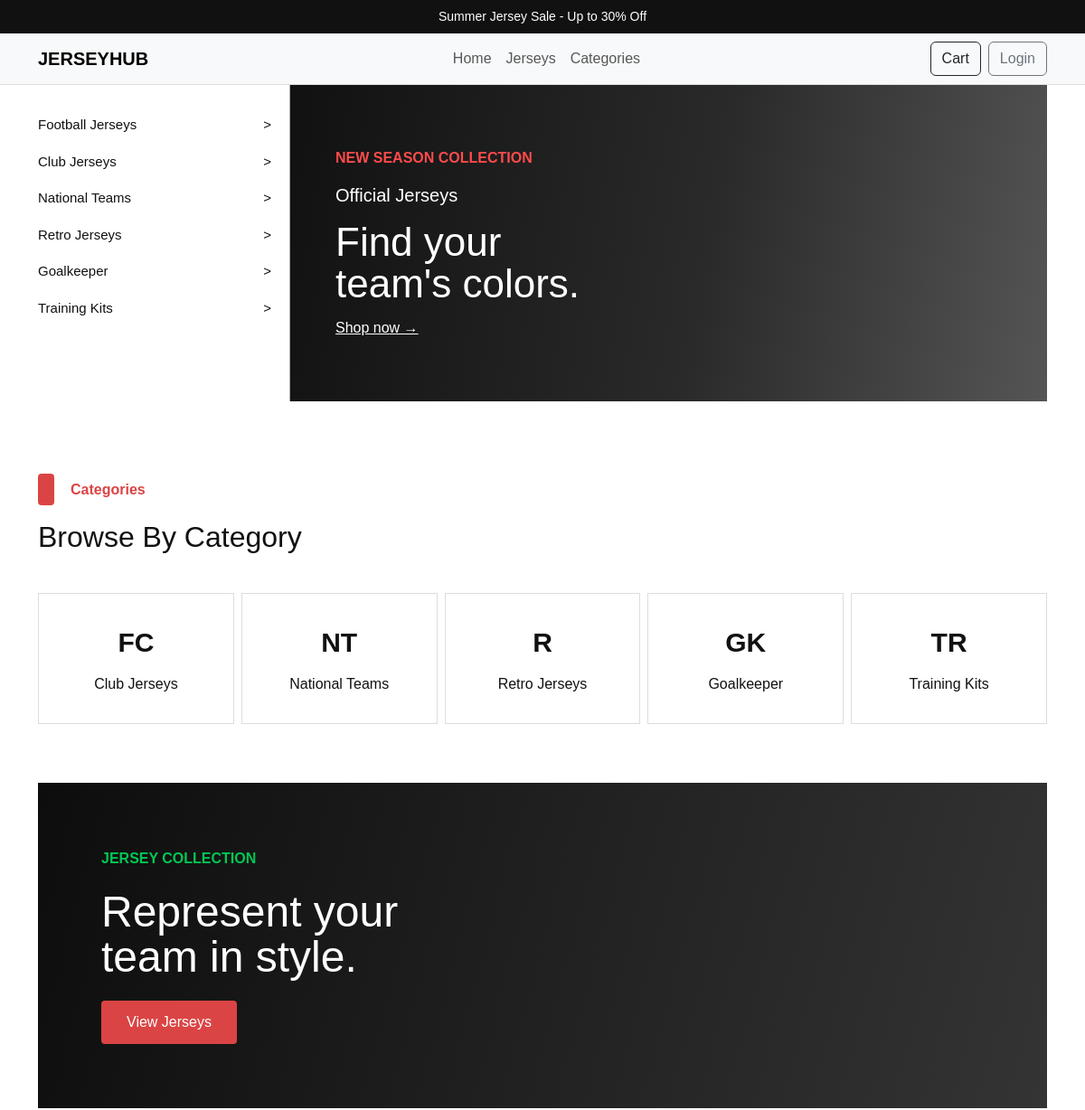
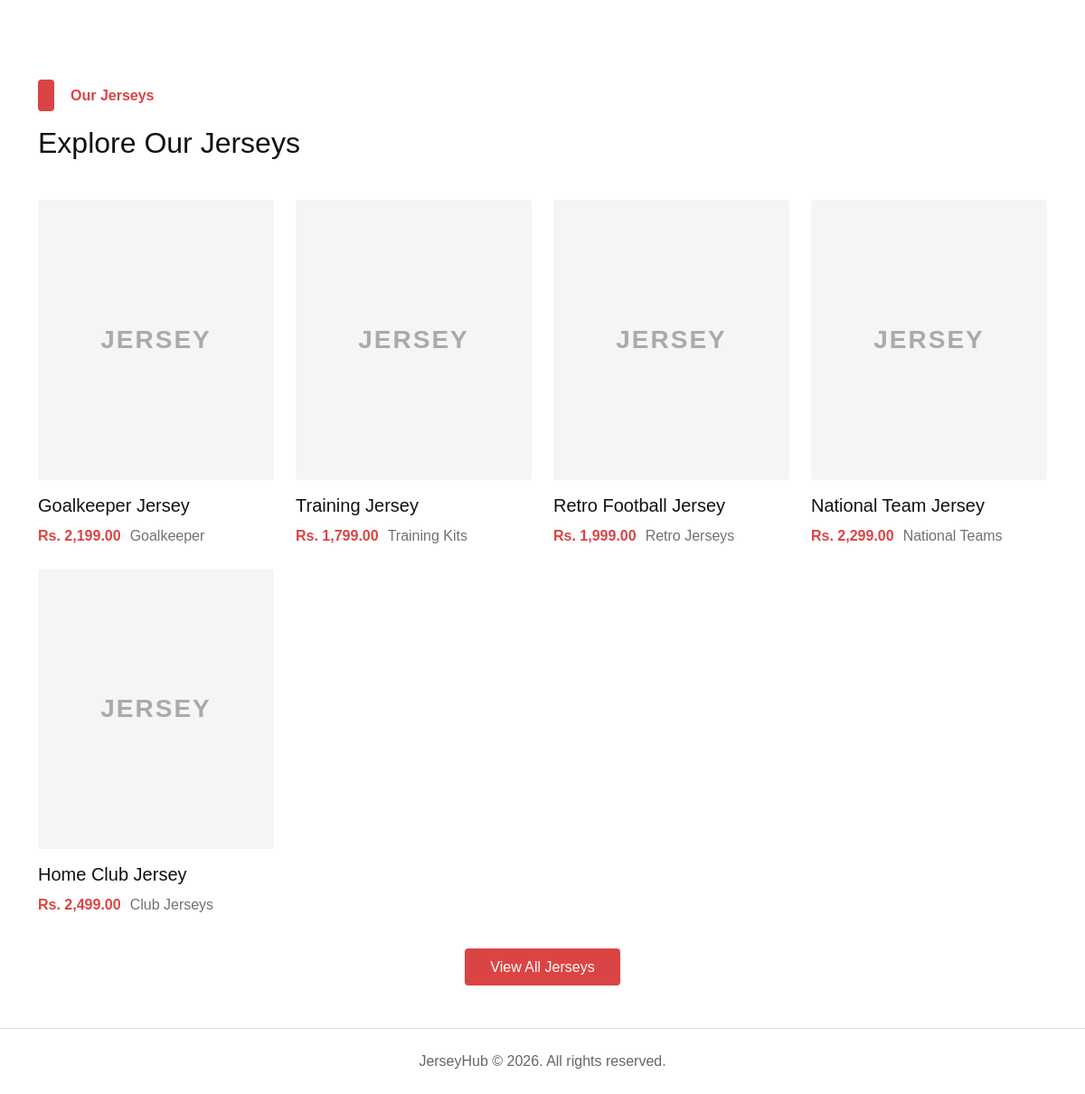
The page / on the database its author committed (2 pictures, top to bottom).
### tables this page shows
CREATE TABLE IF NOT EXISTS products (
    product_id INT AUTO_INCREMENT PRIMARY KEY,
    name VARCHAR(150) NOT NULL,
    category VARCHAR(80) NOT NULL,
    price DECIMAL(10,2) NOT NULL,
    size VARCHAR(30) DEFAULT '',
    stock INT NOT NULL DEFAULT 0,
    description TEXT,
    image VARCHAR(255) DEFAULT NULL,
    created_at TIMESTAMP DEFAULT CURRENT_TIMESTAMP
);

### index.php (the view, shortened to what this page needs)
<?php
require_once "includes/db.php";
$products = $pdo->query("SELECT * FROM products ORDER BY product_id DESC LIMIT 8")->fetchAll();
?>
<!DOCTYPE html>
<html lang="en">
<head>
    <link href="https://cdn.jsdelivr.net/npm/bootstrap@5.3.3/dist/css/bootstrap.min.css" rel="stylesheet">
    <link rel="stylesheet" href="assets/css/main.css">
</head>
<body>
<div class="upper-nav text-center py-2">
    Summer Jersey Sale - Up to 30% Off
</div>
<nav class="navbar navbar-expand-lg navbar-light bg-light">
    <div class="container">
        <a class="navbar-brand fw-bold" href="index.php">JERSEYHUB</a>
        <div class="collapse navbar-collapse" id="mainNav">
            <ul class="navbar-nav mx-auto mb-2 mb-lg-0">
                <li class="nav-item"><a class="nav-link" href="index.php">Home</a></li>
                <li class="nav-item"><a class="nav-link" href="products.php">Jerseys</a></li>
                <li class="nav-item"><a class="nav-link" href="index.php#categories">Categories</a></li>
            </ul>
            <div class="d-flex gap-2 align-items-center">
                <a class="btn btn-outline-dark" href="cart.php">Cart</a>
                <?php if (isset($_SESSION["admin_id"])): ?>
                    <details class="profile-dropdown">
                        <summary class="profile-trigger">
                            <span class="profile-icon" aria-hidden="true"><svg viewBox="0 0 24 24" fill="none" stroke="currentColor" stroke-width="2"><circle cx="12" cy="8" r="3.5"></circle><path d="M5 20c.8-3.4 3.1-5.2 7-5.2s6.2 1.8 7 5.2"></path></svg></span>
                            <span><?= htmlspecialchars($_SESSION["admin_username"]) ?></span>
                        </summary>
                        <div class="profile-menu">
                            <a href="admin/index.php">Admin Dashboard</a>
                            <a href="logout.php">Logout</a>
                        </div>
                    </details>
                <?php else: ?>
                    <a class="btn btn-outline-secondary" href="login.php">Login</a>
                <?php endif; ?>
            </div>
        </div>
    </div>
</nav>
<section class="landing">
    <div class="container">
        <div class="row g-0">
            <div class="col-lg-3 tabs-categ">
                <ul class="pt-4">
                    <li><a href="products.php">Football Jerseys <span>></span></a></li>
                    <li><a href="products.php?category=Club+Jerseys">Club Jerseys <span>></span></a></li>
                    <li><a href="products.php?category=National+Teams">National Teams <span>></span></a></li>
                    <li><a href="products.php?category=Retro+Jerseys">Retro Jerseys <span>></span></a></li>
                    <li><a href="products.php?category=Goalkeeper">Goalkeeper <span>></span></a></li>
                    <li><a href="products.php?category=Training+Kits">Training Kits <span>></span></a></li>
                </ul>
            </div>
            <div class="col-lg-9">
                <div class="hero-cover">
                    <span class="hero-small">NEW SEASON COLLECTION</span>
                    <span class="hero-title">Official Jerseys</span>
                    <span class="hero-desc">Find your<br>team's colors.</span>
                    <a href="products.php">Shop now &rarr;</a>
                </div>
            </div>
        </div>
    </div>
</section>
<section class="category" id="categories">
    <div class="container">
        <div class="categ-header">
            <div class="sub-title"><span class="shape"></span><span class="title">Categories</span></div>
            <h2>Browse By Category</h2>
        </div>
        <div class="cards">
            <a class="category-card" href="products.php?category=Club+Jerseys"><div class="category-symbol">FC</div><span>Club Jerseys</span></a>
            <a class="category-card" href="products.php?category=National+Teams"><div class="category-symbol">NT</div><span>National Teams</span></a>
            <a class="category-card" href="products.php?category=Retro+Jerseys"><div class="category-symbol">R</div><span>Retro Jerseys</span></a>
            <a class="category-card" href="products.php?category=Goalkeeper"><div class="category-symbol">GK</div><span>Goalkeeper</span></a>
            <a class="category-card" href="products.php?category=Training+Kits"><div class="category-symbol">TR</div><span>Training Kits</span></a>
        </div>
    </div>
</section>
<section class="adver">
    <div class="container">
        <div class="ad-cover">
            <span class="ad-title">JERSEY COLLECTION</span>
            <span class="ad-desc">Represent your<br>team in style.</span>
            <a href="products.php" class="ad-button">View Jerseys</a>
        </div>
    </div>
</section>
<section class="products" id="products">
    <div class="container">
        <div class="categ-header">
            <div class="sub-title"><span class="shape"></span><span class="title">Our Jerseys</span></div>
            <h2>Explore Our Jerseys</h2>
        </div>
        <div class="row g-4">
            <?php foreach ($products as $product): ?>
            <div class="col-md-6 col-lg-3">
                <div class="one-card">
                    <div class="photo">
                        <?php if ($product['image']): ?>
                            <img src="uploads/products/<?= htmlspecialchars($product['image']) ?>" alt="<?= htmlspecialchars($product['name']) ?>">
                        <?php else: ?>
                            <div class="image-placeholder">JERSEY</div>
                        <?php endif; ?>
                    </div>
                    <div class="content">
                        <h5><?= htmlspecialchars($product['name']) ?></h5>
                        <div class="desc"><span>Rs. <?= number_format($product['price'], 2) ?></span><span><?= htmlspecialchars($product['category']) ?></span></div>
                    </div>
                </div>
            </div>
            <?php endforeach; ?>
        </div>
        <div class="view">
            <a href="products.php">View All Jerseys</a>
        </div>
    </div>
</section>
<footer class="footer">
    <div class="container text-center py-4">JerseyHub &copy; <?= date("Y") ?>. All rights reserved.</div>
</footer>
</body>
</html>

### assets/css/main.css (style rules this page uses)
* { box-sizing: border-box; }
html { scroll-behavior: smooth; }
body { margin: 0; color: #111; font-family: Arial, Helvetica, sans-serif; }
a { text-decoration: none; color: #111; }
.upper-nav { background: #111; color: #fff; font-size: 14px; }
.navbar { border-bottom: 1px solid #ddd; }
.landing { padding-bottom: 45px; }
.tabs-categ ul { list-style: none; margin: 0; padding-left: 0; border-right: 1px solid #aaa; min-height: 350px; }
.tabs-categ li { padding: 0; font-size: 15px; }
.tabs-categ li a { display: block; padding: 9px 20px 9px 0; color: #111; }
.tabs-categ li span { float: right; }
.hero-cover { min-height: 350px; background: linear-gradient(100deg, #111 0%, #2a2a2a 55%, #555 100%); color: #fff; padding: 50px; display: flex; flex-direction: column; align-items: flex-start; justify-content: center; gap: 14px; }
.hero-small { color: #ff4b4b; font-weight: bold; }
.hero-title { font-size: 20px; }
.hero-desc { font-size: 44px; line-height: 1.05; }
.hero-cover a { color: #fff; text-decoration: underline; }
.category, .products { padding: 35px 0 55px; }
.categ-header { display: flex; flex-direction: column; gap: 16px; margin-bottom: 35px; }
.sub-title { display: flex; align-items: center; gap: 18px; }
.shape { display: inline-block; width: 18px; height: 35px; background: #db4444; border-radius: 4px; }
.sub-title .title { color: #db4444; font-weight: bold; }
.cards { display: grid; grid-template-columns: repeat(auto-fit, minmax(170px, 1fr)); gap: 8px; }
.category-card { min-height: 145px; border: 1px solid #ddd; display: flex; flex-direction: column; justify-content: center; align-items: center; gap: 12px; transition: .15s; color: #111; }
.category-symbol { font-weight: bold; font-size: 30px; }
.adver { padding: 10px 0 55px; }
.ad-cover { min-height: 360px; padding: 60px 70px; color: #fff; display: flex; flex-direction: column; justify-content: center; align-items: flex-start; gap: 22px; background: linear-gradient(105deg, #0d0d0d, #343434); }
.ad-title { color: #00c853; font-weight: bold; }
.ad-desc { font-size: 48px; line-height: 1.05; }
.ad-button, .view a { background: #db4444; color: #fff; padding: 12px 28px; border-radius: 4px; }
.one-card { display: flex; flex-direction: column; gap: 16px; }
.photo { height: 310px; background: #f5f5f5; display: flex; justify-content: center; align-items: center; overflow: hidden; border-radius: 4px; }
.image-placeholder { color: #aaa; font-weight: bold; letter-spacing: 2px; font-size: 28px; }
.content h5 { margin-bottom: 10px; }
.desc { display: flex; gap: 10px; align-items: center; flex-wrap: wrap; }
.desc span:first-child { color: #db4444; font-weight: 600; }
.desc span:last-child { color: #717171; }
.view { text-align: center; margin-top: 45px; }
.footer { border-top: 1px solid #ddd; color: #666; }

### rows shown on the page
products: shows "JERSEY", name "Goalkeeper Jersey", price "2,199.00", category "Goalkeeper"
products: shows "JERSEY", name "Training Jersey", price "1,799.00", category "Training Kits"
products: shows "JERSEY", name "Retro Football Jersey", price "1,999.00", category "Retro Jerseys"
products: shows "JERSEY", name "National Team Jersey", price "2,299.00", category "National Teams"
products: shows "JERSEY", name "Home Club Jersey", price "2,499.00", category "Club Jerseys"
